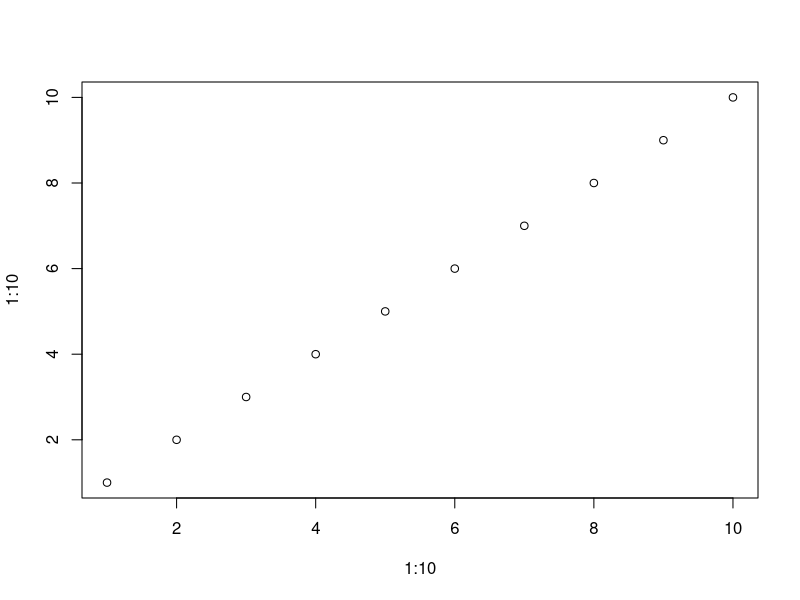
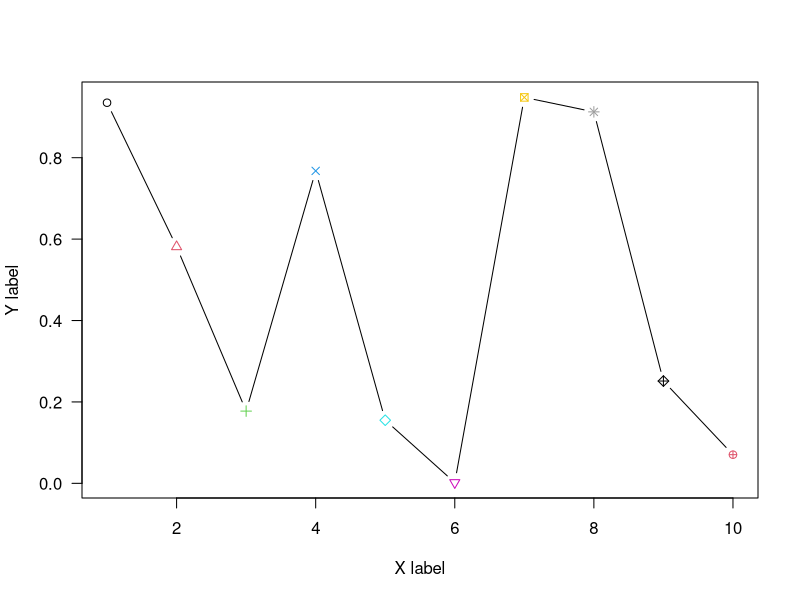
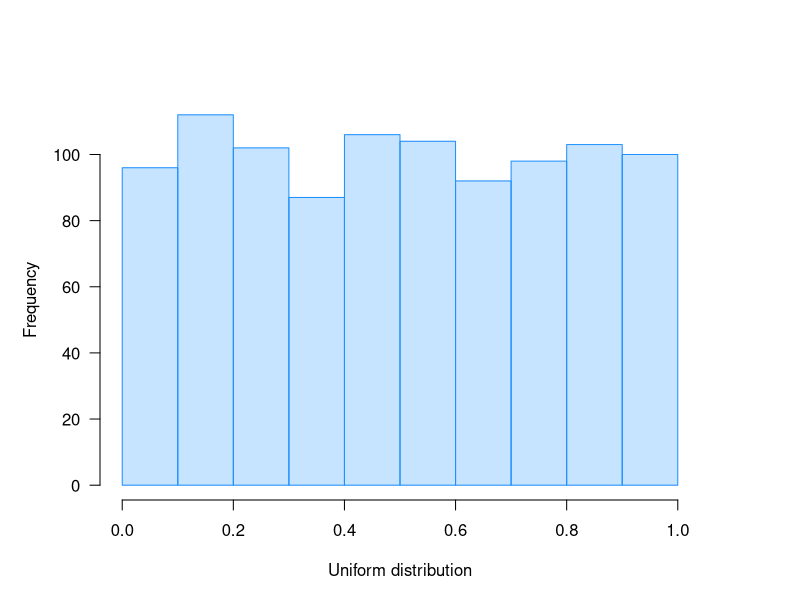
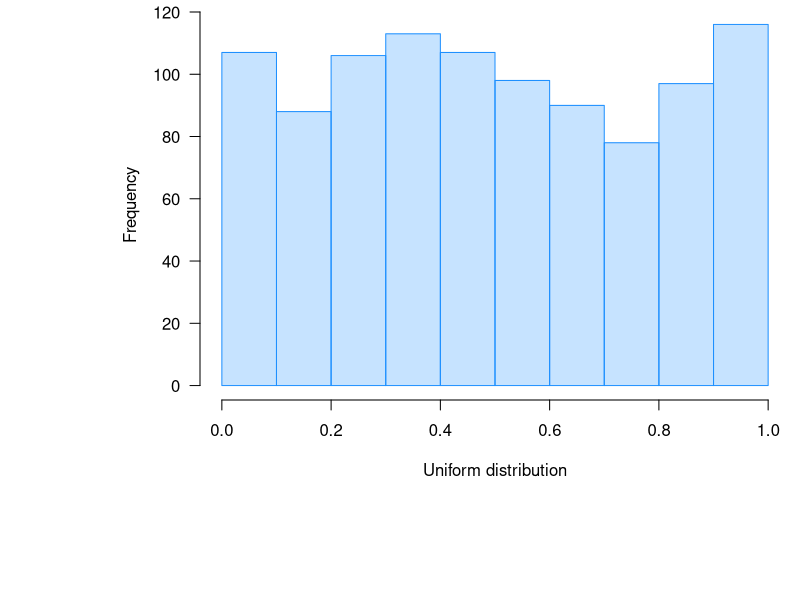
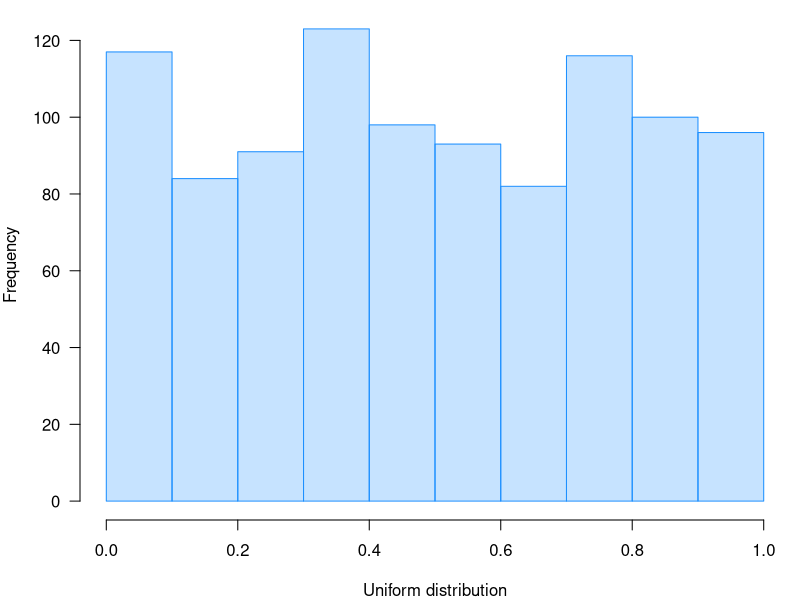
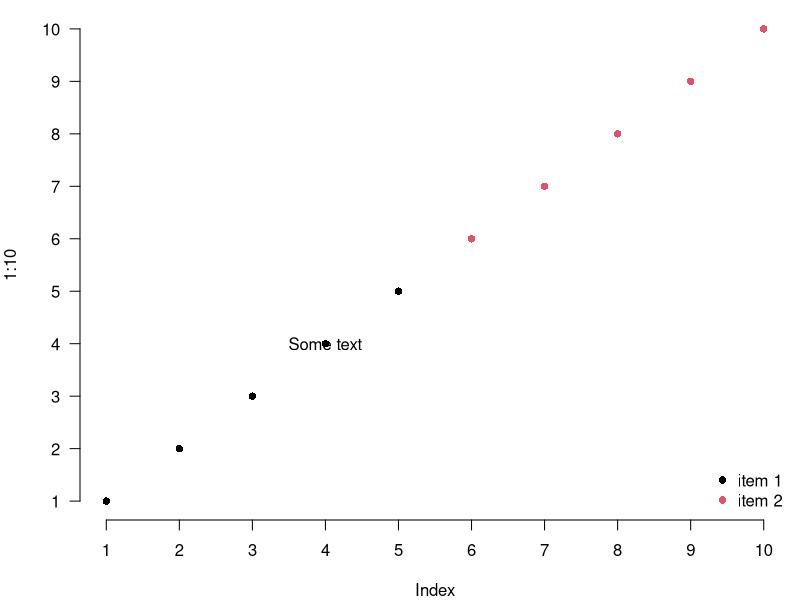
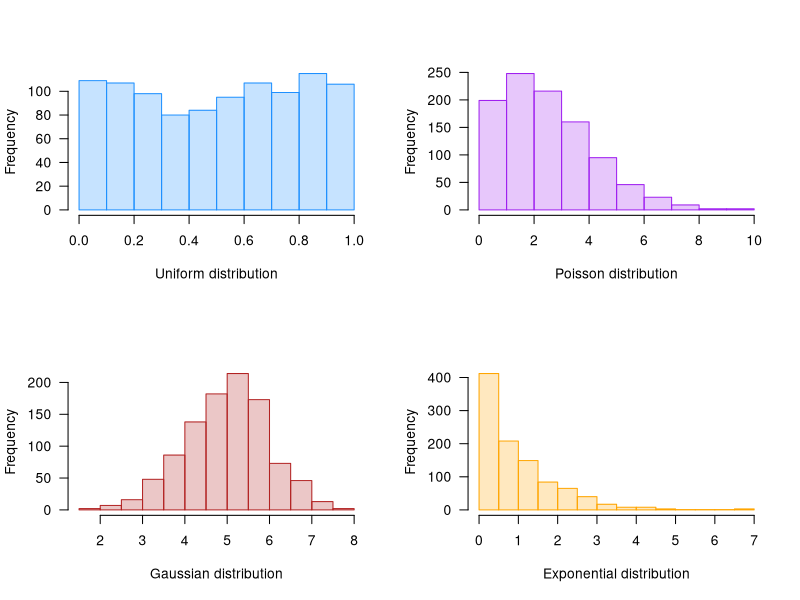

Write R code to recreate these figures, in order.
## ---- chunk 1

plot(y=1:10, x=1:10)

## ---- chunk 2

plot(x=1:10, y=runif(10), 
  type='b', 
  ylab='Y label', 
  xlab='X label', 
  pch=1:10, 
  col=1:10, 
  las=1
)

## ---- chunk 3

par(mar=c(5,5,5,5))
hist(runif(1000), 
	main='', border='dodgerblue', las=1,
	xlab='Uniform distribution',
	col=adjustcolor('dodgerblue', 0.25))


par(mar=c(10,10,0.5,0.5))
hist(runif(1000), 
	main='', border='dodgerblue', las=1,
	xlab='Uniform distribution',
	col=adjustcolor('dodgerblue', 0.25))


par(mar=c(4,4,0.5,0.5))
hist(runif(1000), 
	main='', border='dodgerblue', las=1,
	xlab='Uniform distribution',
	col=adjustcolor('dodgerblue', 0.25))

## ---- chunk 4

pdf('panelPlot.pdf')
layout(matrix(1:4, ncol=2))

hist(runif(1000), 
	main='', border='dodgerblue', las=1,
	xlab='Uniform distribution',
	col=adjustcolor('dodgerblue', 0.25))

hist(rnorm(1000, 5,1),
	main='', border='firebrick', las=1,
	xlab='Gaussian distribution',
	col=adjustcolor('firebrick', 0.25))

hist(rpois(1000, 3),
	main='', border='purple', las=1,
	xlab='Poisson distribution',
	col=adjustcolor('purple', 0.25))

hist(rexp(1000, 1),
	main='', border='orange', las=1,
	xlab='Exponential distribution',
	col=adjustcolor('orange', 0.25))
dev.off()

## ---- chunk 5

plot(1:10, 
	type='n', 
	axes=FALSE)

# plot the points
points(x=1:5, y=1:5, pch=16, col=1)
points(x=6:10, y=6:10, pch=16, col=2)

# set up the axes
axis(1, at=1:10)
axis(2, at=1:10, las=1)

#Add some text to the plot.
text(4, 4, 'Some text')


# Include a legend
legend('bottomright', 
	legend=c('item 1', 'item 2'), 
	pch=16, col=1:2, bty='n')

